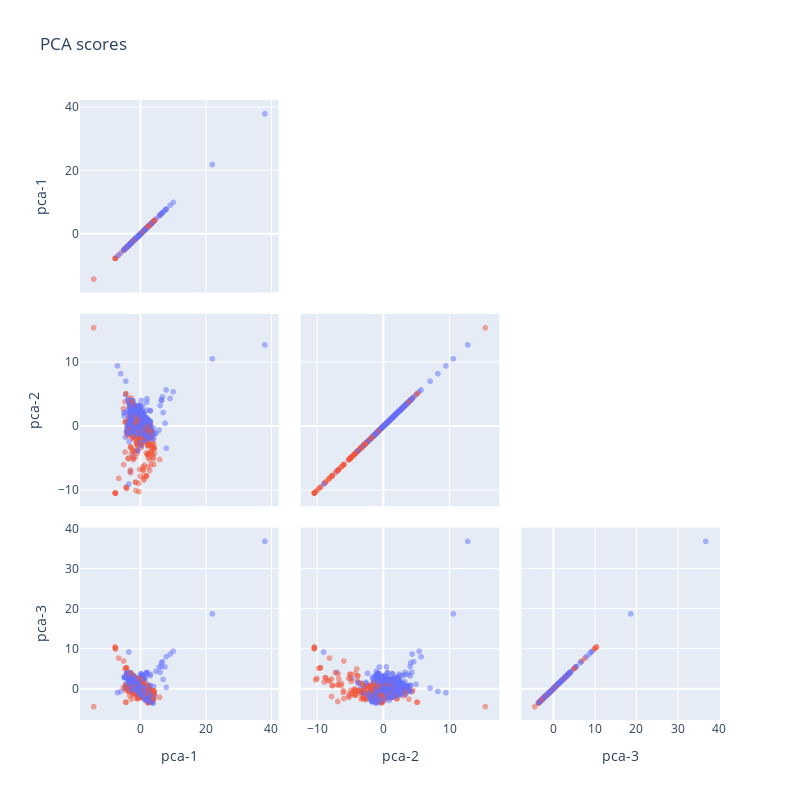

The code cell stored with this chart in its notebook:
### Code cell
fig = go.Figure(data=go.Splom(dimensions=vars,
                              marker=dict(color=opt_color,opacity=.5),
                              showupperhalf=False,
                              hovertemplate = hovertemplate,
                              customdata  = customdata
                             )
               )


fig.update_layout(
    title='PCA scores',
    width=800,
    height=800,
)

fig.show()

### Figure 1 — Plotly figure (JSON) as saved in the notebook; plotly's stock layout.template omitted (floating-point values rounded to 4 significant figures; data arrays with more than 128 entries replaced by an {"elided": "..."} marker saying what was removed)
{"data": [{"customdata": {"elided": "787x8 mixed values"}, "dimensions": [{"label": "pca-1", "values": {"elided": "787 float values"}}, {"label": "pca-2", "values": {"elided": "787 float values"}}, {"label": "pca-3", "values": {"elided": "787 float values"}}], "hovertemplate": "<b>pca-1</b>: %{customdata[0]}<br><b>pca-2</b>: %{customdata[1]}<br><b>pca-3</b>: %{customdata[2]}<br><b>index</b>: %{customdata[3]}<br><b>Run_Execution</b>: %{customdata[4]}<br><b>Run_Performance</b>: %{customdata[5]}<br><b>Product_Produced__g</b>: %{customdata[6]}<br><b>Titer_End__g_over_kg</b>: %{customdata[7]}<br>", "marker": {"color": {"elided": "787 str values"}, "opacity": 0.5}, "showupperhalf": false, "type": "splom"}], "layout": {"height": 800, "title": {"text": "PCA scores"}, "width": 800, "xaxis": {"autorange": true, "range": [-18.49, 42.2], "type": "linear"}, "xaxis2": {"autorange": true, "range": [-12.48, 17.51], "type": "linear"}, "xaxis3": {"autorange": true, "range": [-7.753, 40.18], "type": "linear"}, "yaxis": {"autorange": true, "range": [-18.53, 42.24], "type": "linear"}, "yaxis2": {"autorange": true, "range": [-12.5, 17.53], "type": "linear"}, "yaxis3": {"autorange": true, "range": [-7.787, 40.22], "type": "linear"}}}
